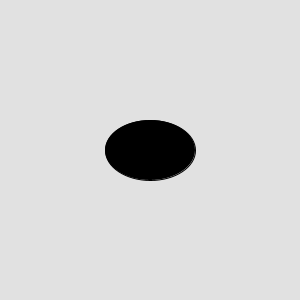
Frame 1 (no input)
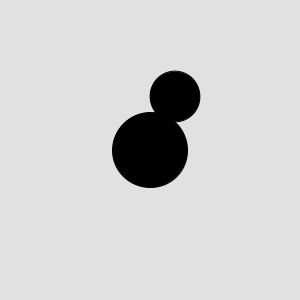
Frame 60 (the mouse pressed at the canvas centre just before this capture)
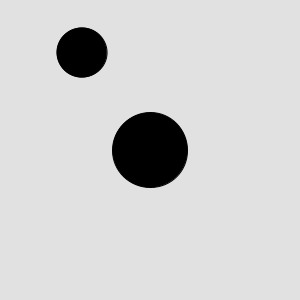
Frame 120 (the mouse held since frame 60 and released just before this capture)

The Processing sketch that drew these frames (run headless with seeded random() and noise(); from frame 60 on, the mouse is pressed at the canvas centre):

// Processing sketch: blinking_and_circular_movement
// ── blinking_and_circular_movement.pde
int counter, angle, distance, direction;

void setup () {
  size (300, 300);
  counter=0;
  angle=0;
  direction=1;
  distance=0;
}

void draw () {
  counter=counter+5;
  if (counter<50) {
    background (225);
    fill (0);
    ellipse (150, 150, 90, 60);
  }
  if (counter>50) {
    background (225);
    fill (0);
    ellipse (150, 150, 75, 75);
  }
  
  if (counter==100) {
    counter=0;
  }
  planet (150, 150);
  angle=angle+5;
  distance=distance+direction;
  if (distance>10) {
    direction=-1;
  }
  if (distance<2); {
    direction=1;
  }
}

void planet (int x, int y) {
  pushMatrix ();
    translate (x, y);
    rotate(radians(angle));
    ellipse (distance, 0, 50, 50);
  popMatrix ();
}
